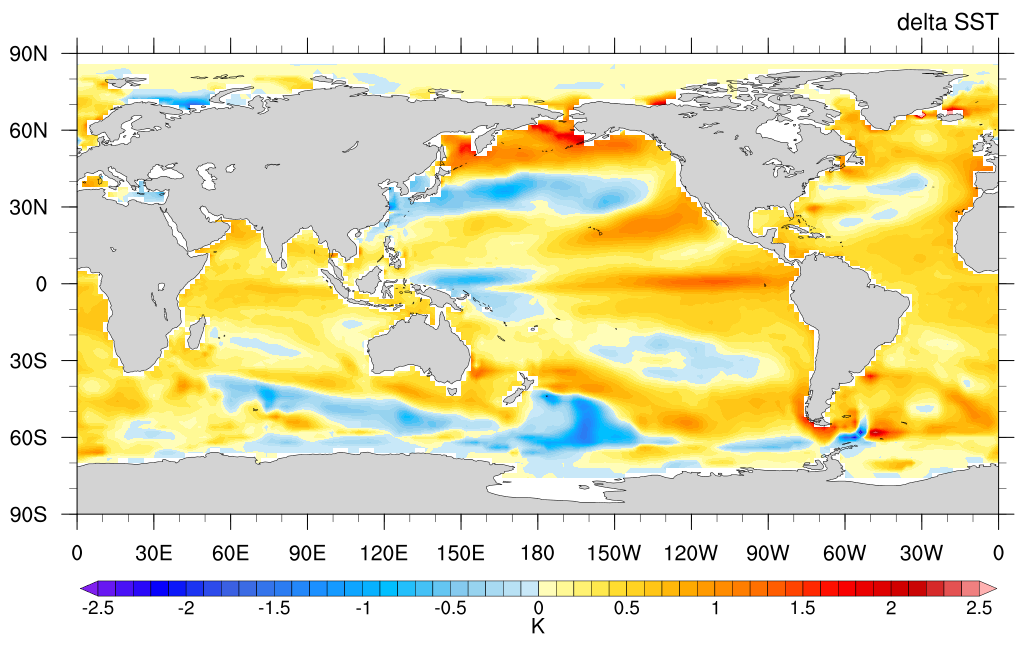
#> input picture warming/photo/delta_sst.png, 1024 x 645 px, found by its file name
$ jupyter execute size.ipynb
#> lines starting #> are read from the running program, lines starting #| are printed output that depends on the picture
[cell 1]
from PIL import Image
import matplotlib.pyplot as plt

[cell 2]
path = "/home/yyq/mls/dataprocess/warming/photo/delta_sst.png"
img = Image.open(path)
#> img is the input picture: PIL image 1024x645 RGB; mean R, G, B 231, 224.7, 185.7

print(img.size)
#| (1024, 645)
rect = (0, 165, 1024, 810)
crop_image = img.crop(rect)
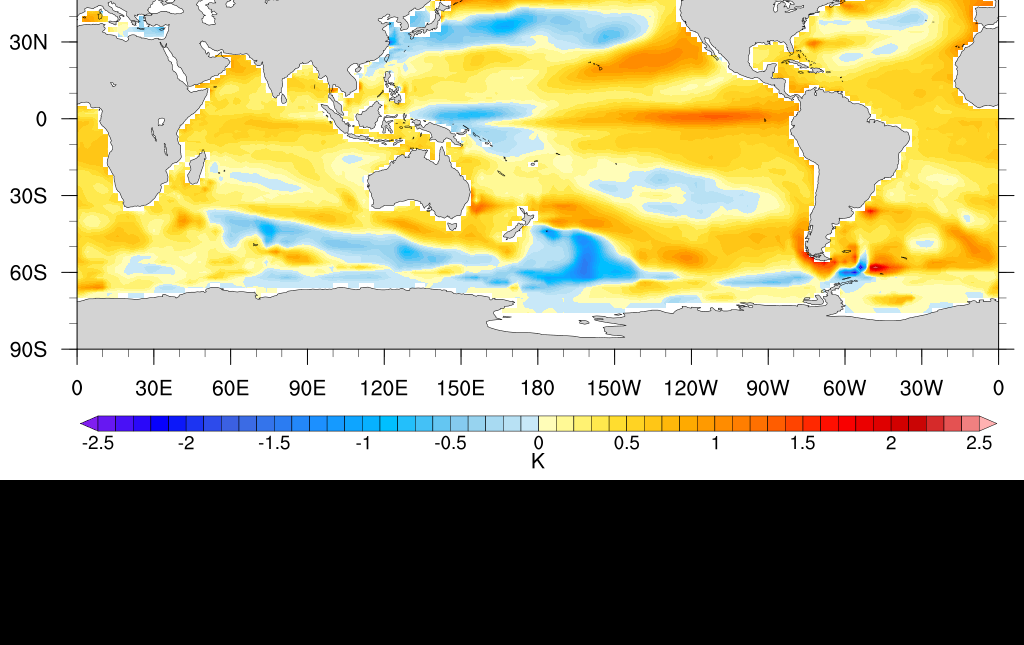
#> crop_image: PIL image 1024x645 RGB; mean R, G, B 171.1, 166.4, 133.4
crop_image.save(path)


$ run again, with warming/photo/timeseries.png copied over warming/photo/delta_sst.png
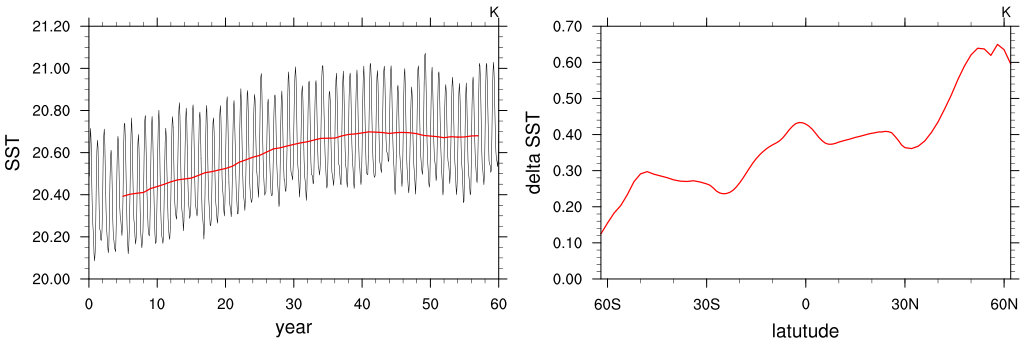
#> input picture warming/photo/timeseries.png, 1024 x 345 px, found by its file name
#> img is the input picture: PIL image 1024x345 RGB; mean R, G, B 245.1, 244.3, 244.3
#| (1024, 345)
#> `crop_image = img.crop(rect)`:
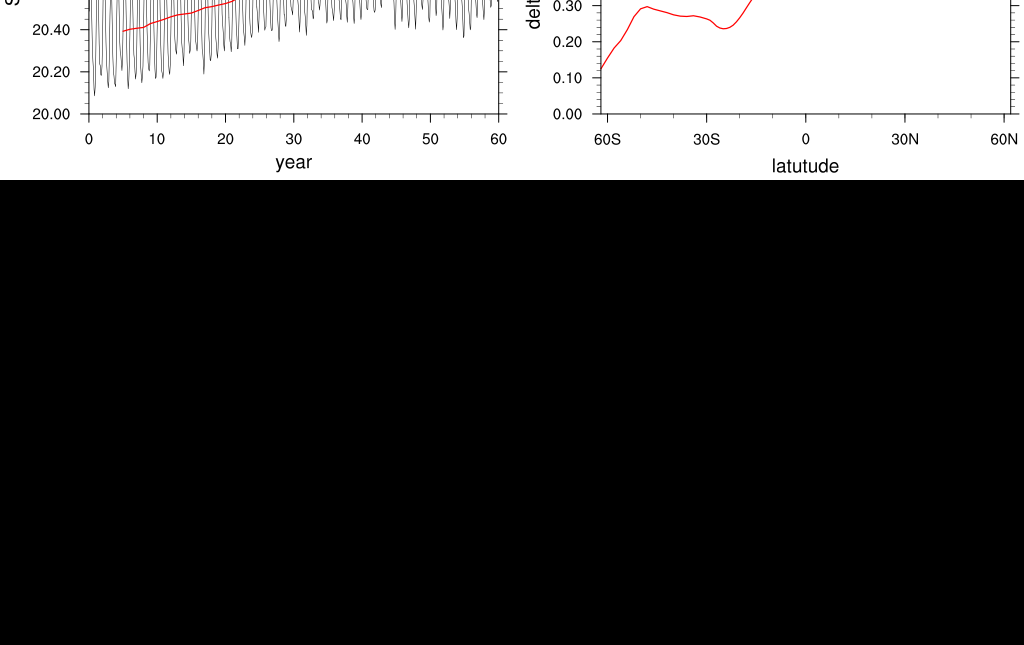
#> crop_image: PIL image 1024x645 RGB; mean R, G, B 68.7, 68.6, 68.6
